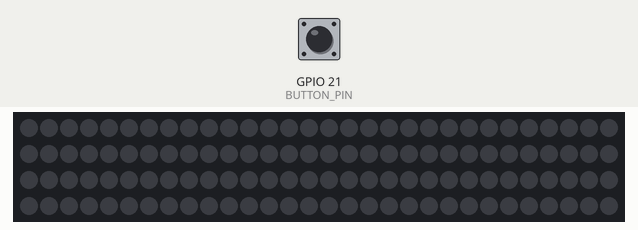
This sketch was run on a simulated ESP32-C3. Shown: 120 RGB LEDs in strip order, left to right, continuing on the next row. Inputs (shaded band) come from the test bench; at power-on: GPIO 21 (BUTTON_PIN) HIGH. Random numbers use the default seed unless the sketch sets one.

Above: at 1.2 s.
1.3 s: GPIO 21 (BUTTON_PIN) pulled LOW for 0.15 s
At 2.0 s:
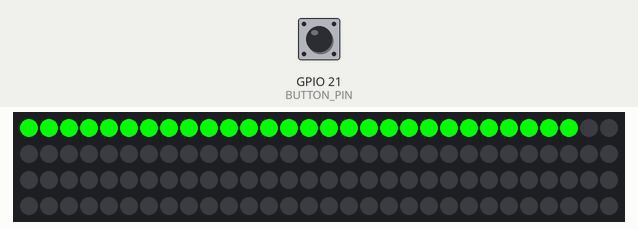
2.9 s: GPIO 21 (BUTTON_PIN) pulled LOW for 1 s
At 3.2 s:
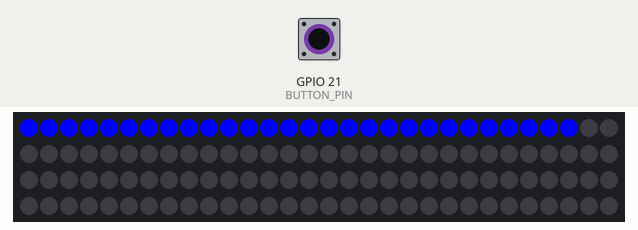
5.4 s: GPIO 21 (BUTTON_PIN) pulled LOW for 0.15 s
At 6.3 s:
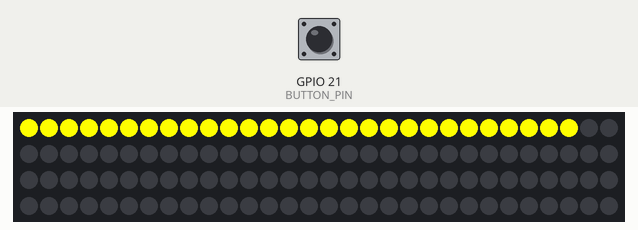
7.0 s: GPIO 21 (BUTTON_PIN) pulled LOW for 3.2 s
At 7.6 s:
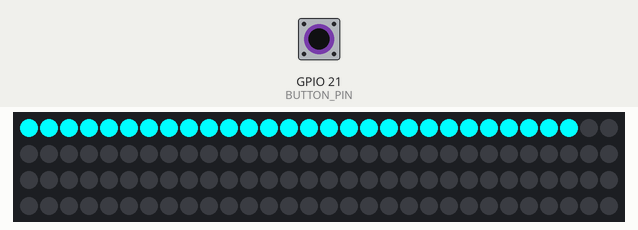
11.7 s: GPIO 21 (BUTTON_PIN) pulled LOW for 0.15 s
At 12.3 s:
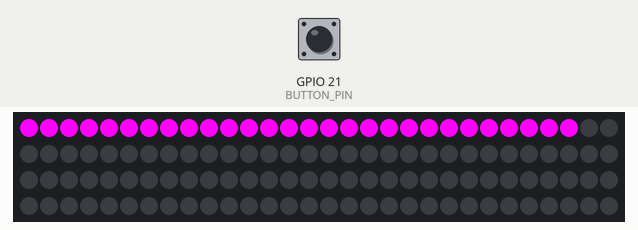
13.3 s: GPIO 21 (BUTTON_PIN) pulled LOW for 1 s
At 14.7 s:
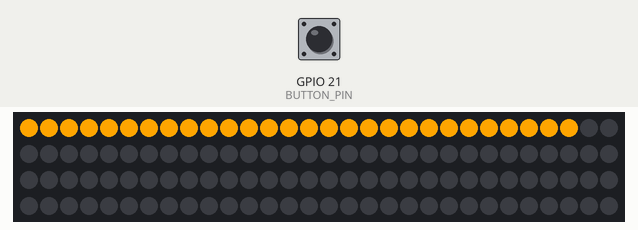
Timing chart, 0 to 16.3 s (numbered marks = the images above; inputs shaded):
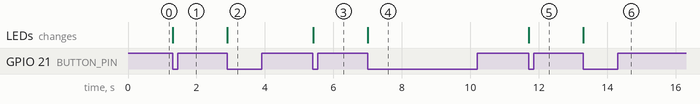

The sketch:

esp32-c3SwordLight.ino
```cpp
#include <Adafruit_NeoPixel.h>

// Pin Definitions
#define BUTTON_PIN 21       // Pin connected to the button
#define LED_PIN 6          // Pin connected to the Neopixel data input
#define NUM_PIXELS 120      // Total number of LEDs on the Neopixel strip
#define ACTIVE_PIXELS 28   // Number of LEDs to glow

// Neopixel object
Adafruit_NeoPixel strip = Adafruit_NeoPixel(NUM_PIXELS, LED_PIN, NEO_GRB + NEO_KHZ800);

// Variables for color and button state
int currentColorIndex = 0;  // Index of the current color
bool buttonPressed = false;
bool lastButtonState = HIGH;

// Function to generate a random color
uint32_t randomColor() {
  return strip.Color(random(0, 256), random(0, 256), random(0, 256));
}

// Array of 12 predefined colors (RGB values)
uint32_t colors[] = {
  strip.Color(255, 0, 0),    // Red
  strip.Color(0, 255, 0),    // Green
  strip.Color(0, 0, 255),    // Blue
  strip.Color(255, 255, 0),  // Yellow
  strip.Color(0, 255, 255),  // Cyan
  strip.Color(255, 0, 255),  // Magenta
  strip.Color(255, 165, 0),  // Orange
  strip.Color(128, 0, 128),  // Purple
  strip.Color(75, 0, 130),   // Indigo
  0,                         // Placeholder for random colors (set later)
  strip.Color(255, 105, 180),// Pink
  strip.Color(255, 255, 255) // White
};

void setup() {
  pinMode(BUTTON_PIN, INPUT_PULLUP);  // Set button pin as input with internal pull-up resistor
  strip.begin();                      // Initialize the Neopixel strip
  strip.show();                       // Initialize all pixels to 'off'
  randomSeed(analogRead(0));          // Seed the random number generator
}

void loop() {
  // Read the state of the button
  bool buttonState = digitalRead(BUTTON_PIN);

  // Detect button press (transition from HIGH to LOW)
  if (buttonState == LOW && lastButtonState == HIGH) {
    buttonPressed = true;
  } else {
    buttonPressed = false;
  }

  // When the button is pressed, change the color
  if (buttonPressed) {
    currentColorIndex = (currentColorIndex + 1) % 12;  // Cycle through 12 colors
    if (currentColorIndex == 9) {
      setRandomStripColors();  // Set each LED to a random color
    } else {
      setStripColor(colors[currentColorIndex]);  // Set the new color on the strip
    }
  }

  // Update the last button state
  lastButtonState = buttonState;
}

// Function to set the color on the first 28 LEDs
void setStripColor(uint32_t color) {
  for (int i = 0; i < ACTIVE_PIXELS; i++) {
    strip.setPixelColor(i, color);
  }
  strip.show();  // Update the strip to display the color
}

// Function to set each of the first 28 LEDs to a different random color
void setRandomStripColors() {
  for (int i = 0; i < ACTIVE_PIXELS; i++) {
    strip.setPixelColor(i, randomColor());  // Assign a random color to each LED
  }
  strip.show();  // Update the strip to display the colors
}
```

Measured:
- after the input at 1.3 s, the LEDs: change at once (image 1)
- after the input at 2.9 s, the LEDs: change at once (image 2)
- after the input at 5.4 s, the LEDs: change at once (image 3)
- after the input at 7.0 s, the LEDs: change at once (image 4)
- after the input at 11.7 s, the LEDs: change at once (image 5)
- after the input at 13.3 s, the LEDs: change at once (image 6)
